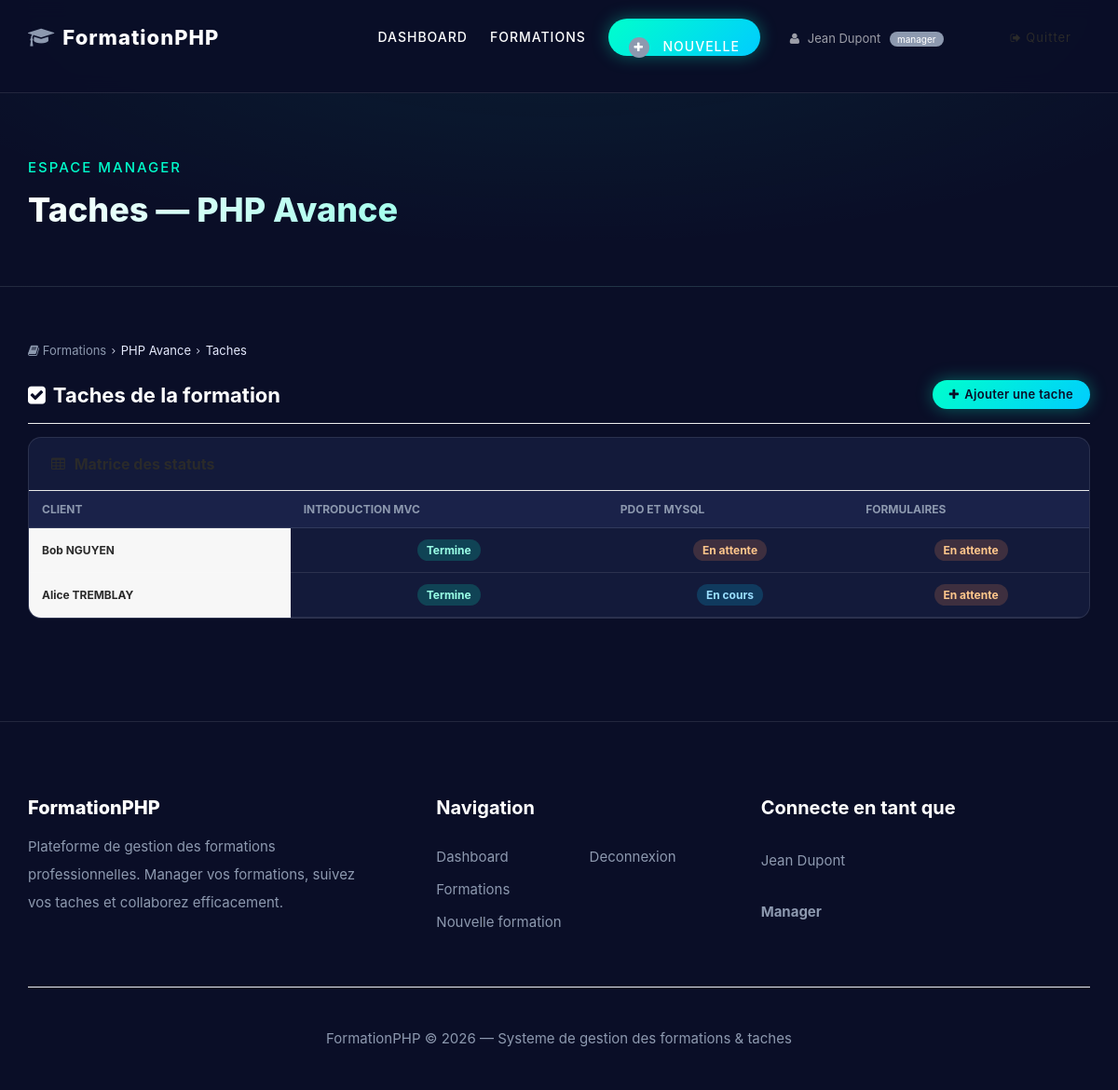
The page /index.php?role=manager&action=taches&formation_id=1 (signed in) on the database its author committed.
### tables this page shows
CREATE TABLE IF NOT EXISTS formations (
    id           INT AUTO_INCREMENT PRIMARY KEY,
    titre        VARCHAR(200) NOT NULL,
    description  TEXT,
    lieu         VARCHAR(200) DEFAULT '',
    niveau       ENUM('debutant','intermediaire','avance') DEFAULT 'debutant',
    capacite_max INT DEFAULT 0 COMMENT '0 = illimite',
    date_debut   DATE NOT NULL,
    date_fin     DATE NOT NULL,
    manager_id   INT NOT NULL,
    image_path   VARCHAR(500) DEFAULT NULL,
    video_url    VARCHAR(500) DEFAULT NULL,
    created_at   TIMESTAMP DEFAULT CURRENT_TIMESTAMP,
    FOREIGN KEY (manager_id) REFERENCES managers(id) ON DELETE CASCADE
);

CREATE TABLE IF NOT EXISTS taches (
    id           INT AUTO_INCREMENT PRIMARY KEY,
    formation_id INT NOT NULL,
    titre        VARCHAR(200) NOT NULL,
    description  TEXT,
    duree        INT NOT NULL COMMENT 'heures',
    date_debut   DATE NOT NULL,
    date_fin     DATE NOT NULL,
    image_path   VARCHAR(500) DEFAULT NULL,
    video_url    VARCHAR(500) DEFAULT NULL,
    created_at   TIMESTAMP DEFAULT CURRENT_TIMESTAMP,
    FOREIGN KEY (formation_id) REFERENCES formations(id) ON DELETE CASCADE
);

### Controller/ManagerController.php (called while the page is built, shortened)
<?php
require_once __DIR__ . '/../Model/repositories/FormationRepository.php';
require_once __DIR__ . '/../Model/repositories/TacheRepository.php';
class ManagerController {
    private FormationRepository $fm;
    private TacheRepository $tm;
    public function __construct() {
        $this->fm         = new FormationRepository();
        $this->tm         = new TacheRepository();
    }
    public function handle(string $action): void {
        match($action) {
            'dashboard'          => $this->dashboard(),
            'formations'         => $this->formations(),
            'formation_add'      => $this->formationAdd(),
            'formation_edit'     => $this->formationEdit(),
            'formation_delete'   => $this->formationDelete(),
            'participants'       => $this->participants(),
            'participant_add'    => $this->participantAdd(),
            'participant_remove' => $this->participantRemove(),
            'taches'             => $this->taches(),
            'tache_add'          => $this->tacheAdd(),
            'tache_edit'         => $this->tacheEdit(),
            'tache_delete'       => $this->tacheDelete(),
            'comment_add'        => $this->commentAdd(),
            'comment_delete'     => $this->commentDelete(),
            'translate'          => $this->translateAction(),
            'ai_describe'        => $this->aiDescribe(),
            default              => $this->dashboard(),
        };
    }
    private function taches(): void {
        $fid = (int)($_GET['formation_id'] ?? 0);
        $f   = $this->fm->getById($fid);
        $taches      = $this->tm->getByFormationWithStatuts($fid);
        $formationId = $fid;
        $this->render('manager/taches_list', compact('taches','formationId') + ['formation'=>$f]);
    }
    private function render(string $view, array $data = []): void {
        extract($data);
        $role    = 'manager';
        require __DIR__ . '/../View/backoffice/' . $view . '.php';
    }
}

### Model/repositories/FormationRepository.php (called while the page is built, shortened)
<?php
class FormationRepository {
    private PDO $db;
    public function __construct() { $this->db = getDB(); }
    public function getById(int $id): array|false {
        $s = $this->db->prepare("
            SELECT f.*, m.nom AS mgr_nom, m.prenom AS mgr_prenom, m.email AS mgr_email
            FROM formations f JOIN managers m ON m.id = f.manager_id WHERE f.id = ?
        ");
        $s->execute([$id]); return $s->fetch();
    }
}

### config/database.php (called while the page is built, shortened)
<?php
function getDB(): PDO {
    static $pdo = null;
    if ($pdo === null) {
        $dsn = "mysql:host=".DB_HOST.";dbname=".DB_NAME.";charset=".DB_CHARSET;
        $opts = [
            PDO::ATTR_ERRMODE            => PDO::ERRMODE_EXCEPTION,
            PDO::ATTR_DEFAULT_FETCH_MODE => PDO::FETCH_ASSOC,
            PDO::ATTR_EMULATE_PREPARES   => false,
        ];
        try { $pdo = new PDO($dsn, DB_USER, DB_PASS, $opts); }
        catch (PDOException $e) {
            die("<div style='color:red;padding:20px'><h2>Erreur connexion DB</h2><p>".htmlspecialchars($e->getMessage())."</p></div>");
        }
    }
    return $pdo;
}

### Model/repositories/TacheRepository.php (called while the page is built, shortened)
<?php
class TacheRepository {
    private PDO $db;
    public function __construct() { $this->db = getDB(); }
    public function getByFormation(int $fid): array {
        $s = $this->db->prepare("SELECT * FROM taches WHERE formation_id=? ORDER BY date_debut");
        $s->execute([$fid]); return $s->fetchAll();
    }
    public function getByFormationWithStatuts(int $fid): array {
        $taches = $this->getByFormation($fid);
        foreach ($taches as &$t) {
            $s = $this->db->prepare("
                SELECT c.id, c.nom, c.prenom, COALESCE(cts.statut,'en_attente') AS statut
                FROM participations p
                JOIN clients c ON c.id = p.client_id
                LEFT JOIN client_tache_statuts cts ON cts.tache_id = ? AND cts.client_id = p.client_id
                WHERE p.formation_id = ? ORDER BY c.nom
            ");
            $s->execute([$t['id'], $fid]);
            $t['statuts'] = $s->fetchAll();
        }
        return $taches;
    }
}

### config/autoload.php (called while the page is built)
<?php
require_once __DIR__ . '/database.php';
spl_autoload_register(function (string $class): void {
    $base = dirname(__DIR__);
    $candidates = [
        $base . '/Model/'       . $class . '.php',
        $base . '/Model/repositories/' . $class . '.php',
        $base . '/Model/services/'     . $class . '.php',
        $base . '/Controller/'  . $class . '.php',
    ];
    foreach ($candidates as $f) {
        if (is_file($f)) { require_once $f; return; }
    }
});

### View/backoffice/manager/taches_list.php (the view)
<?php $pageTitle = 'Taches — ' . ($formation['titre'] ?? ''); $view = 'manager/taches_list'; require __DIR__ . '/../layout/header.php'; ?>
<div class="app-breadcrumb">
  <a href="index.php?role=manager&action=formations"><i class="fa fa-book"></i> Formations</a>
  <span class="sep"><i class="fa fa-angle-right"></i></span>
  <span><?= htmlspecialchars($formation['titre'] ?? '') ?></span>
  <span class="sep"><i class="fa fa-angle-right"></i></span>
  <span>Taches</span>
</div>
<div class="app-section-heading">
  <h2><i class="fa fa-check-square" style="margin-right:8px"></i>Taches de la formation</h2>
  <a href="index.php?role=manager&action=tache_add&formation_id=<?= $formationId ?>" class="btn-app btn-app-primary">
    <i class="fa fa-plus"></i> Ajouter une tache
  </a>
</div>
<?php if (empty($taches)): ?>
<div class="empty-state">
  <i class="fa fa-check-square"></i>
  <p>Aucune tache pour cette formation.</p>
</div>
<?php else: ?>
<div class="app-table-wrap" style="margin-bottom:30px">
  <div class="app-table-head">
    <h3><i class="fa fa-table" style="margin-right:6px"></i> Matrice des statuts</h3>
  </div>
  <div class="matrix-wrap">
    <div class="app-table">
      <table class="matrix-table">
        <thead>
          <tr>
            <th>Client</th>
            <?php foreach ($taches as $t): ?><th><?= htmlspecialchars($t['titre']) ?></th><?php endforeach; ?>
          </tr>
        </thead>
        <tbody>
        <?php
        $clients = [];
        foreach ($taches as $t) { foreach ($t['statuts'] as $s) { $clients[$s['id']] = $s['prenom'].' '.$s['nom']; } }
        foreach ($clients as $cid => $cname):
        ?>
        <tr>
          <td class="matrix-name"><?= htmlspecialchars($cname) ?></td>
          <?php foreach ($taches as $t): $statut = 'en_attente'; foreach ($t['statuts'] as $s) { if ($s['id'] == $cid) { $statut = $s['statut']; break; } } ?>
          <td class="matrix-cell"><span class="status-badge status-<?= $statut ?>"><?= Tache::STATUTS[$statut] ?></span></td>
          <?php endforeach; ?>
        </tr>
        <?php endforeach; ?>
        </tbody>
      </table>
    </div>
  </div>
</div>
<?php endif; ?>
<?php require __DIR__ . '/../layout/footer.php'; ?>

### View/backoffice/layout/header.php (shortened to what this page needs)
<?php
$base = '';
?>
<!DOCTYPE html>
<html lang="fr">
<head>
  <link rel="stylesheet" href="<?= $base ?>vues/public/css/fontawesome.css">
  <link rel="stylesheet" href="<?= $base ?>vues/public/css/templatemo-plot-listing.css">
  <link rel="stylesheet" href="<?= $base ?>vues/public/css/app.css">
  <link rel="stylesheet" href="<?= $base ?>vues/public/css/theme-graph.css">
</head>
<body>
<header class="header-area header-sticky wow slideInDown" data-wow-duration="0.75s" data-wow-delay="0s">
  <div class="container">
    <nav class="main-nav" style="display:flex;align-items:center;justify-content:space-between;min-height:80px">
      <a href="<?= $base ?>index.php?role=<?= $role ?>&action=dashboard" style="font-size:22px;font-weight:800;color:#fff;letter-spacing:1px">
        <i class="fa fa-graduation-cap" style="margin-right:8px;color:#8d99af"></i>FormationPHP
      </a>
      <ul class="nav" style="margin-top:0;align-items:center;display:flex">
        <?php if ($role === 'manager'): ?>
        <li><a href="<?= $base ?>index.php?role=manager&action=dashboard" <?= ($action??'')==='dashboard'?'class="active"':'' ?>>Dashboard</a></li>
        <li><a href="<?= $base ?>index.php?role=manager&action=formations" <?= ($action??'')==='formations'?'class="active"':'' ?>>Formations</a></li>
        <li>
          <div class="main-white-button">
            <a href="<?= $base ?>index.php?role=manager&action=formation_add"><i class="fa fa-plus"></i> Nouvelle</a>
          </div>
        </li>
        <?php endif; ?>
        <li style="padding-left:20px">
          <span style="color:rgba(255,255,255,.6);font-size:13px">
            <i class="fa fa-user" style="margin-right:5px"></i>
            <?= htmlspecialchars($_SESSION['user_nom'] ?? '') ?>
            <span style="background:#8d99af;color:#fff;font-size:10px;padding:2px 8px;border-radius:10px;margin-left:6px"><?= $role ?></span>
          </span>
        </li>
        <li>
          <a href="<?= $base ?>index.php?logout=1" style="color:rgba(255,255,255,.5);font-size:13px">
            <i class="fa fa-sign-out"></i> Quitter
          </a>
        </li>
      </ul>
    </nav>
  </div>
</header>
<div class="page-heading" style="padding:170px 0 60px">
  <div class="container">
    <div class="top-text">
      <h6><?= $role === 'manager' ? 'Espace Manager' : 'Espace Client' ?></h6>
      <h2 style="line-height:1.2;font-size:36px"><?= htmlspecialchars($pageTitle ?? 'FormationPHP') ?></h2>
    </div>
  </div>
</div>
<div class="app-content">
  <div class="container">

### View/public/css/templatemo-plot-listing.css (style rules this page uses)
html, body, div, span, applet, object, iframe, h1, h2, h3, h4, h5, h6, p, blockquote, div pre, a, abbr, acronym, address, big, cite, code, del, dfn, em, font, img, ins, kbd, q, s, samp, small, strike, strong, sub, sup, tt, var, b, u, i, center, dl, dt, dd, ol, ul, li, figure, header, nav, section, article, aside, footer, figcaption { margin: 0; padding: 0; border: 0; outline: 0; }
ul, li { padding: 0; margin: 0; list-style: none; }
header, nav, section, article, aside, footer, hgroup { display: block; }
* { box-sizing: border-box; }
html, body { font-family: 'Montserrat', sans-serif; font-weight: 400; background-color: #fff; -ms-text-size-adjust: 100%; -webkit-font-smoothing: antialiased; -moz-osx-font-smoothing: grayscale; }
a { text-decoration: none !important; }
h1, h2, h3, h4, h5, h6 { margin-top: 0px; margin-bottom: 0px; }
ul { margin-bottom: 0px; }
html, body { background: #fff; font-family: 'Montserrat', sans-serif; }
.main-white-button a { display: inline-block; background-color: #fff; font-size: 15px; font-weight: 400; color: #2a2a2a; text-transform: capitalize; padding: 12px 25px; border-radius: 7px; letter-spacing: 0.25px; transition: all .3s; }
.main-white-button a i { margin-right: 10px; width: 22px; height: 22px; background-color: #8d99af; color: #fff; border-radius: 50%; display: inline-block; text-align: center; font-size: 12px; line-height: 22px; }
.header-area { background-color: transparent; border-bottom: 1px solid rgba(250,250,250,0.2); position: fixed; top: 0px; left: 0px; right: 0px; z-index: 100; height: 100px; -webkit-transition: all .5s ease 0s; -moz-transition: all .5s ease 0s; -o-transition: all .5s ease 0s; transition: all .5s ease 0s; }
.header-area .main-nav { min-height: 80px; background: transparent; }
.header-area .main-nav .nav { float: right; margin-top: 30px; margin-right: 0px; background-color: transparent; -webkit-transition: all 0.3s ease 0s; -moz-transition: all 0.3s ease 0s; -o-transition: all 0.3s ease 0s; transition: all 0.3s ease 0s; position: relative; z-index: 999; }
.header-area .main-nav .nav li { padding-left: 30px; padding-right: 30px; }
.header-area .main-nav .nav li:last-child { padding-right: 0px; padding-left: 40px; }
.header-area .main-nav .nav li:last-child a , .background-header .main-nav .nav li:last-child a { color: #2a2a2a !important; text-transform: capitalize; padding: 0px 20px; font-weight: 400; }
.header-area .main-nav .nav li:last-child a i, .background-header .main-nav .nav li:last-child a i { font-size: 12px!important; font-weight: 400 !important; }
.header-area .main-nav .nav li a { display: block; font-weight: 500; font-size: 14px; color: #fff; text-transform: uppercase; -webkit-transition: all 0.3s ease 0s; -moz-transition: all 0.3s ease 0s; -o-transition: all 0.3s ease 0s; transition: all 0.3s ease 0s; height: 40px; line-height: 40px; border: transparent; letter-spacing: 1px; }
.header-area.header-sticky { min-height: 80px; }
.header-area .nav { margin-top: 30px; }
@media (max-width: 1200px) { .header-area .main-nav .nav li { padding-left: 12px; padding-right: 12px; } }
@media (max-width: 1200px) { .header-area .main-nav:before { display: none; } }
@media (min-width: 767px) { .header-area .main-nav .nav { display: flex !important; } }
.page-heading { background-repeat: no-repeat; background-position: center center; background-size: cover; background-image: url(../images/heading-bg.jpg); padding: 230px 0px 120px 0px; position: relative; overflow: hidden; }
.page-heading .top-text { text-align: left; }
.page-heading .top-text h6 { color: #fff; font-size: 15px; font-weight: 500; text-transform: uppercase; }
.page-heading .top-text h2 { color: #fff; line-height: 70px; font-size: 45px; font-weight: 800; text-transform: capitalize; margin-top: 15px; }

### rows shown on the page
formations: titre "Taches — PHP Avance", titre "PHP Avance"
taches: titre "INTRODUCTION MVC", statut "Termine"
taches: titre "PDO ET MYSQL", statut "En attente", statut "En cours"
taches: titre "FORMULAIRES", statut "En attente"

### other values the page prints
$_SESSION['user_nom'] "Jean Dupont"
$role "manager"
$cname "Bob NGUYEN"
$cname "Alice TREMBLAY"
